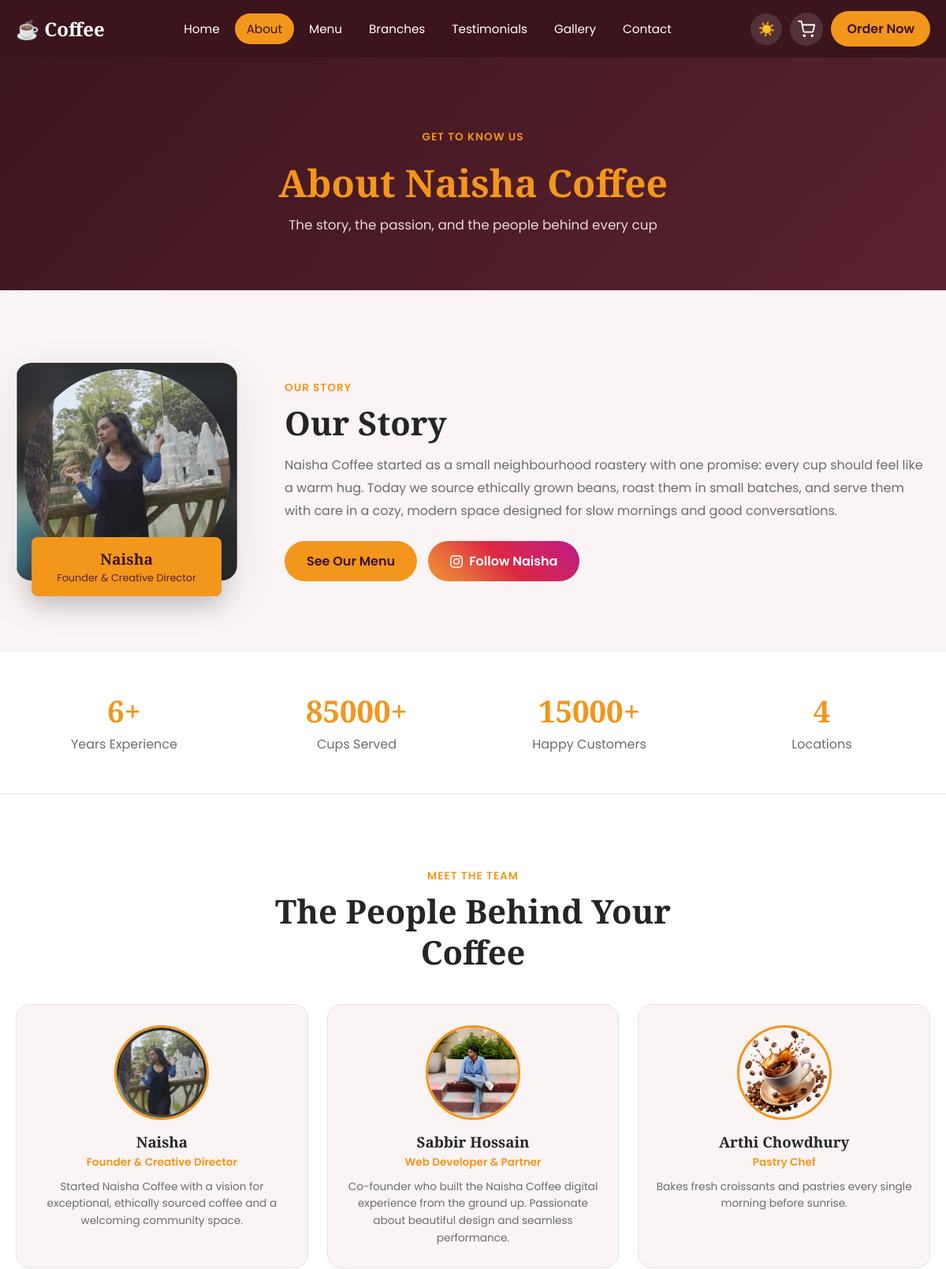
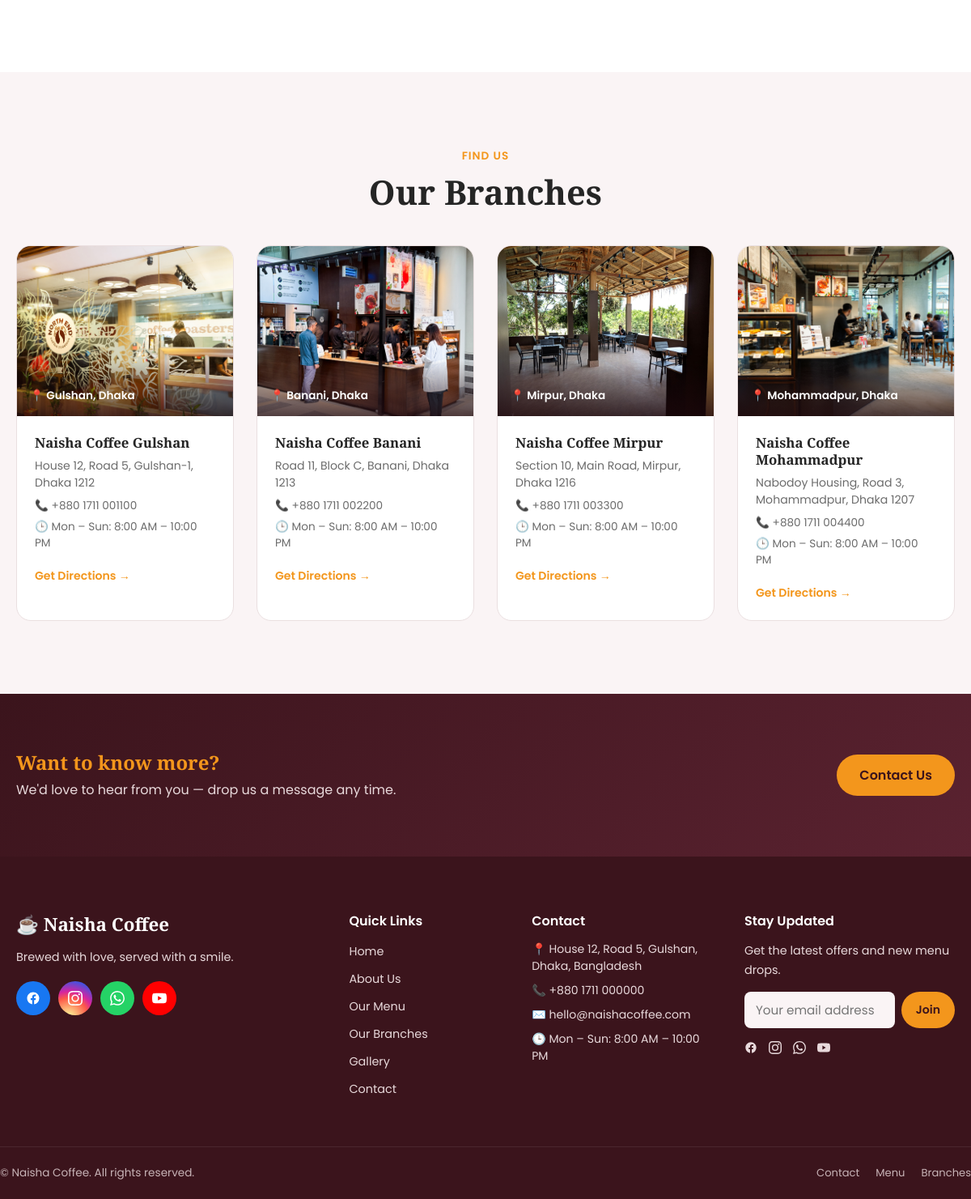
The page /about/ on the database its author committed (2 pictures, top to bottom).
### coffee/models.py (models this page shows, shortened)
class SiteSettings(models.Model):
    site_name = models.CharField(max_length=60, default="Naisha Coffee")
    logo = models.ImageField(upload_to="branding/", blank=True, null=True)
    favicon = models.ImageField(upload_to="branding/", blank=True, null=True)
    hero_badge = models.CharField(max_length=60, default="Best Coffee In Town", blank=True)
    hero_title = models.CharField(max_length=120, default="Best Coffee")
    hero_subtitle = models.CharField(max_length=200, default="Make your day great with our special coffee!")
    hero_description = models.TextField(default="Welcome to our coffee paradise, where every bean tells a story and every cup sparks joy.")
    hero_image = models.ImageField(upload_to="branding/", blank=True, null=True)
    hero_button_text = models.CharField(max_length=40, default="Order Now")
    hero_button_link = models.CharField(max_length=200, default="#menu")
    hero_secondary_button_text = models.CharField(max_length=40, default="Contact Us", blank=True)
    hero_secondary_button_link = models.CharField(max_length=200, default="#contact", blank=True)
    about_title = models.CharField(max_length=120, default="Our Story")
    about_text = models.TextField(default="Founded with a love for great coffee, Naisha Coffee brings you freshly roasted beans, a cozy atmosphere and baristas who treat every cup like a craft.")
    about_image = models.ImageField(upload_to="branding/", blank=True, null=True)
    years_experience = models.PositiveIntegerField(default=5)
    cups_served = models.PositiveIntegerField(default=50000)
    happy_customers = models.PositiveIntegerField(default=12000)
    address = models.CharField(max_length=200, default="House 12, Road 5, Gulshan, Dhaka, Bangladesh")
    phone = models.CharField(max_length=40, default="+880 1234 567890")
    email = models.EmailField(default="hello@naishacoffee.com")
    opening_hours = models.CharField(max_length=200, default="Mon - Sun: 8:00 AM - 10:00 PM", blank=True)
    map_embed_url = models.URLField(blank=True, help_text="Google Maps embed URL (optional)")
    delivery_fee = models.DecimalField(
        max_digits=8, decimal_places=2, default=60,
        help_text="Flat delivery fee (৳) added to every order",
    )
    facebook_url = models.URLField(blank=True)
    instagram_url = models.URLField(blank=True)
    whatsapp_url = models.URLField(blank=True)
    youtube_url = models.URLField(blank=True)
    twitter_url = models.URLField(blank=True)
    footer_text = models.CharField(max_length=250, default="Brewed with love, served with a smile.", blank=True)
    copyright_text = models.CharField(max_length=150, default="© Naisha Coffee. All rights reserved.", blank=True)
    class Meta:
        verbose_name = "Site Settings"
        verbose_name_plural = "Site Settings"
    @classmethod
    def load(cls):
        obj, _ = cls.objects.get_or_create(pk=1)
        return obj

class TeamMember(models.Model):
    name = models.CharField(max_length=80)
    role = models.CharField(max_length=80, default="Barista")
    photo = models.ImageField(upload_to="team/", blank=True, null=True)
    bio = models.TextField(blank=True)
    order = models.PositiveIntegerField(default=0)
    class Meta:
        ordering = ["order", "name"]

class Branch(models.Model):
    name = models.CharField(max_length=80, help_text="e.g. Naisha Coffee Gulshan")
    area = models.CharField(max_length=80, help_text="e.g. Gulshan, Dhaka")
    address = models.CharField(max_length=200)
    photo = models.ImageField(upload_to="branches/", blank=True, null=True)
    phone = models.CharField(max_length=40, blank=True)
    opening_hours = models.CharField(max_length=120, blank=True, default="8:00 AM - 10:00 PM")
    order = models.PositiveIntegerField(default=0)
    class Meta:
        ordering = ["order", "name"]
        verbose_name_plural = "Branches"

### coffee/views.py (the view)
# urls.py: path("about/", views.about, name="about"),
def about(request):
    context = site_context()
    context["team"] = TeamMember.objects.all()
    context["branches"] = Branch.objects.all()
    context["cart_count"] = _cart_count(request)
    return render(request, "about.html", context)

### coffee/views.py (called while the page is built)
def site_context():
    return {"site": SiteSettings.load()}

def _get_cart(request):
    return request.session.get("cart", {})

def _cart_count(request):
    return sum(_get_cart(request).values())

### templates/about.html (shortened to what this page needs)
{% extends "base.html" %}
{% load static %}
{% block content %}
<section class="page-banner">
  <div class="section-content">
    <span class="section-tag">Get To Know Us</span>
    <h1>About Naisha Coffee</h1>
    <p>The story, the passion, and the people behind every cup</p>
  </div>
</section>
<section class="about-preview-section">
  <div class="section-content about-flex">
    <div class="about-img-wrapper">
      {% if site.about_image %}
        <img src="{{ site.about_image.url }}" alt="Naisha — Founder" class="owner-photo">
      {% else %}
        <img src="{% static 'img/owner.png' %}" alt="Naisha — Founder" class="owner-photo">
      {% endif %}
      <div class="owner-badge">
        <span class="owner-name">Naisha</span>
        <span class="owner-title">Founder & Creative Director</span>
      </div>
    </div>
    <div class="about-details">
      <span class="section-tag">Our Story</span>
      <h2 class="section-title">{{ site.about_title }}</h2>
      <p>{{ site.about_text }}</p>
      <div class="about-links">
        <a href="{% url 'menu' %}" class="button order-now">See Our Menu</a>
        {% if site.instagram_url %}
        <a href="{{ site.instagram_url }}" target="_blank" rel="noopener" class="button contact-us insta-btn">
          Follow Naisha
        </a>
        {% endif %}
      </div>
    </div>
  </div>
</section>
<section class="stats-section">
  <div class="section-content stats-grid">
    <div class="stat-box"><h3>{{ site.years_experience }}+</h3><p>Years Experience</p></div>
    <div class="stat-box"><h3>{{ site.cups_served }}+</h3><p>Cups Served</p></div>
    <div class="stat-box"><h3>{{ site.happy_customers }}+</h3><p>Happy Customers</p></div>
    <div class="stat-box"><h3>{{ branches|length }}</h3><p>Locations</p></div>
  </div>
</section>
{% if team %}
<section class="team-section">
  <div class="section-content">
    <div class="section-heading">
      <span class="section-tag">Meet The Team</span>
      <h2 class="section-title">The People Behind Your Coffee</h2>
    </div>
    <div class="team-grid">
      {% for member in team %}
      <div class="team-card">
        {% if member.photo %}
          <img src="{{ member.photo.url }}" alt="{{ member.name }}">
        {% else %}
          <img src="{% static 'img/Naisha.png' %}" alt="{{ member.name }}">
        {% endif %}
        <h3>{{ member.name }}</h3>
        <span class="team-role">{{ member.role }}</span>
        {% if member.bio %}<p>{{ member.bio }}</p>{% endif %}
      </div>
      {% endfor %}
    </div>
  </div>
</section>
{% endif %}
{% if branches %}
<section class="branches-section">
  <div class="section-content">
    <div class="section-heading">
      <span class="section-tag">Find Us</span>
      <h2 class="section-title">Our Branches</h2>
    </div>
    <div class="branches-grid">
      {% for branch in branches %}
      <div class="branch-card">
        <div class="branch-img">
          {% if branch.photo %}<img src="{{ branch.photo.url }}" alt="{{ branch.name }}" loading="lazy">{% endif %}
          <div class="branch-img-overlay"><span class="branch-area-badge">📍 {{ branch.area }}</span></div>
        </div>
        <div class="branch-info">
          <h3>{{ branch.name }}</h3>
          <p class="branch-address">{{ branch.address }}</p>
          {% if branch.phone %}<p class="branch-detail">📞 {{ branch.phone }}</p>{% endif %}
          {% if branch.opening_hours %}<p class="branch-detail">🕒 {{ branch.opening_hours }}</p>{% endif %}
          <a href="{% url 'contact' %}" class="branch-cta">Get Directions →</a>
        </div>
      </div>
      {% endfor %}
    </div>
  </div>
</section>
{% endif %}
<section class="cta-section">
  <div class="section-content cta-flex">
    <div><h2>Want to know more?</h2><p>We'd love to hear from you — drop us a message any time.</p></div>
    <a href="{% url 'contact' %}" class="button order-now">Contact Us</a>
  </div>
</section>
{% endblock %}

### templates/base.html (shortened to what this page needs)
{% load static %}<!DOCTYPE html>
<html lang="en" data-theme="light">
<head>
<link rel="stylesheet" href="{% static 'css/style.css' %}?v=3">
</head>
<body>
<header class="site-header" id="siteHeader">
  <nav class="navbar section-content">
    <a href="{% url 'home' %}" class="nav-logo">
      <span class="logo-text">☕ Coffee</span>
    </a>
    <ul class="nav-menu" id="navMenu">
      <li><a href="{% url 'home' %}"         class="nav-link {% if request.resolver_match.url_name == 'home' %}active{% endif %}">Home</a></li>
      <li><a href="{% url 'about' %}"        class="nav-link {% if request.resolver_match.url_name == 'about' %}active{% endif %}">About</a></li>
      <li><a href="{% url 'menu' %}"         class="nav-link {% if request.resolver_match.url_name == 'menu' %}active{% endif %}">Menu</a></li>
      <li><a href="{% url 'branches' %}"     class="nav-link {% if request.resolver_match.url_name == 'branches' %}active{% endif %}">Branches</a></li>
      <li><a href="{% url 'testimonials' %}" class="nav-link {% if request.resolver_match.url_name == 'testimonials' %}active{% endif %}">Testimonials</a></li>
      <li><a href="{% url 'gallery' %}"      class="nav-link {% if request.resolver_match.url_name == 'gallery' %}active{% endif %}">Gallery</a></li>
      <li><a href="{% url 'contact' %}"      class="nav-link {% if request.resolver_match.url_name == 'contact' %}active{% endif %}">Contact</a></li>
    </ul>
    <div class="nav-actions">
      <button class="theme-toggle" id="themeToggle" aria-label="Toggle dark mode">
        <span class="icon-sun">☀️</span><span class="icon-moon">🌙</span>
      </button>
      <a href="{% url 'cart' %}" class="cart-link" aria-label="View cart">
        <svg width="22" height="22" viewBox="0 0 24 24" fill="none" stroke="currentColor" stroke-width="2" stroke-linecap="round" stroke-linejoin="round"><circle cx="9" cy="21" r="1"></circle><circle cx="20" cy="21" r="1"></circle><path d="M1 1h4l2.68 13.39a2 2 0 0 0 2 1.61h9.72a2 2 0 0 0 2-1.61L23 6H6"></path></svg>
      </a>
      <a href="{% url 'menu' %}" class="button order-now nav-order-btn">Order Now</a>
    </div>
  </nav>
</header>
<main>
{% block content %}{% endblock %}
</main>
<footer class="site-footer">
  <div class="section-content footer-grid">
    <div class="footer-col footer-brand">
      <h3 class="logo-text">☕ {{ site.site_name }}</h3>
      <p>{{ site.footer_text }}</p>
      <div class="social-icons">
        {% if site.facebook_url %}
        <a href="{{ site.facebook_url }}" target="_blank" rel="noopener" class="s-icon s-fb" aria-label="Facebook">
        </a>
        {% endif %}
        {% if site.instagram_url %}
        <a href="{{ site.instagram_url }}" target="_blank" rel="noopener" class="s-icon s-ig" aria-label="Instagram">
        </a>
        {% endif %}
        {% if site.whatsapp_url %}
        <a href="{{ site.whatsapp_url }}" target="_blank" rel="noopener" class="s-icon s-wa" aria-label="WhatsApp">
        </a>
        {% endif %}
        {% if site.youtube_url %}
        <a href="{{ site.youtube_url }}" target="_blank" rel="noopener" class="s-icon s-yt" aria-label="YouTube">
        </a>
        {% endif %}
      </div>
    </div>
    <div class="footer-col">
      <h4>Quick Links</h4>
      <ul>
        <li><a href="{% url 'home' %}">Home</a></li>
        <li><a href="{% url 'about' %}">About Us</a></li>
        <li><a href="{% url 'menu' %}">Our Menu</a></li>
        <li><a href="{% url 'branches' %}">Our Branches</a></li>
        <li><a href="{% url 'gallery' %}">Gallery</a></li>
        <li><a href="{% url 'contact' %}">Contact</a></li>
      </ul>
    </div>
    <div class="footer-col">
      <h4>Contact</h4>
      <ul class="footer-contact">
        <li>📍 {{ site.address }}</li>
        <li>📞 {{ site.phone }}</li>
        <li>✉️ {{ site.email }}</li>
        {% if site.opening_hours %}<li>🕒 {{ site.opening_hours }}</li>{% endif %}
      </ul>
    </div>
    <div class="footer-col">
      <h4>Stay Updated</h4>
      <p>Get the latest offers and new menu drops.</p>
      <form class="newsletter-form" onsubmit="return false;">
        <input type="email" placeholder="Your email address" required>
        <button type="submit" class="button order-now">Join</button>
      </form>
      <div class="footer-social-row">
        {% if site.facebook_url %}
        <a href="{{ site.facebook_url }}" target="_blank" rel="noopener" aria-label="Facebook">
        </a>
        {% endif %}
        {% if site.instagram_url %}
        <a href="{{ site.instagram_url }}" target="_blank" rel="noopener" aria-label="Instagram">
        </a>
        {% endif %}
        {% if site.whatsapp_url %}
        <a href="{{ site.whatsapp_url }}" target="_blank" rel="noopener" aria-label="WhatsApp">
        </a>
        {% endif %}
        {% if site.youtube_url %}
        <a href="{{ site.youtube_url }}" target="_blank" rel="noopener" aria-label="YouTube">
        </a>
        {% endif %}
      </div>
    </div>
  </div>
  <div class="footer-bottom section-content">
    <p>{{ site.copyright_text }}</p>
    <div class="footer-bottom-links">
      <a href="{% url 'contact' %}">Contact</a>
      <a href="{% url 'menu' %}">Menu</a>
      <a href="{% url 'branches' %}">Branches</a>
    </div>
  </div>
</footer>
</body>
</html>

### rows shown on the page
SiteSettings: about_image (picture), about_title "Our Story", about_text "Naisha Coffee started as a small neighbourhood roastery with one promise: every cup should feel like a warm hug. Today we source ethically grown beans, roast them in small batches, and serve them with care in a cozy, modern space designed for slow mornings and good conversations.", years_experience "6", cups_served "85000", happy_customers "15000", site_name "Naisha Coffee", footer_text "Brewed with love, served with a smile.", address "House 12, Road 5, Gulshan, Dhaka, Bangladesh", phone "+880 1711 000000", email "hello@naishacoffee.com", opening_hours "Mon – Sun: 8:00 AM – 10:00 PM", copyright_text "© Naisha Coffee. All rights reserved."
TeamMember: photo (picture), name "Naisha", role "Founder & Creative Director", bio "Started Naisha Coffee with a vision for exceptional, ethically sourced coffee and a welcoming community space."
TeamMember: photo (picture), name "Sabbir Hossain", role "Web Developer & Partner", bio "Co-founder who built the Naisha Coffee digital experience from the ground up. Passionate about beautiful design and seamless performance."
TeamMember: name "Arthi Chowdhury", role "Pastry Chef", bio "Bakes fresh croissants and pastries every single morning before sunrise."
Branch: photo (picture), area "Gulshan, Dhaka", name "Naisha Coffee Gulshan", address "House 12, Road 5, Gulshan-1, Dhaka 1212", phone "+880 1711 001100", opening_hours "Mon – Sun: 8:00 AM – 10:00 PM"
Branch: photo (picture), area "Banani, Dhaka", name "Naisha Coffee Banani", address "Road 11, Block C, Banani, Dhaka 1213", phone "+880 1711 002200", opening_hours "Mon – Sun: 8:00 AM – 10:00 PM"
Branch: photo (picture), area "Mirpur, Dhaka", name "Naisha Coffee Mirpur", address "Section 10, Main Road, Mirpur, Dhaka 1216", phone "+880 1711 003300", opening_hours "Mon – Sun: 8:00 AM – 10:00 PM"
Branch: photo (picture), area "Mohammadpur, Dhaka", name "Naisha Coffee Mohammadpur", address "Nabodoy Housing, Road 3, Mohammadpur, Dhaka 1207", phone "+880 1711 004400", opening_hours "Mon – Sun: 8:00 AM – 10:00 PM"

### other values the page prints
{{ branches|length }} "4"
